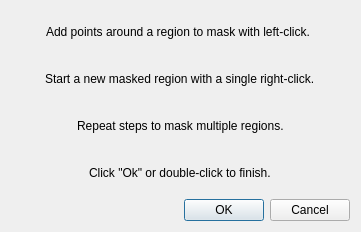
<?xml version="1.0" encoding="UTF-8"?>
<ui version="4.0">
 <class>Dialog</class>
 <widget class="QDialog" name="Dialog">
  <property name="geometry">
   <rect>
    <x>0</x>
    <y>0</y>
    <width>361</width>
    <height>232</height>
   </rect>
  </property>
  <property name="windowTitle">
   <string>Draw Polygonal Mask</string>
  </property>
  <layout class="QVBoxLayout" name="verticalLayout">
   <item alignment="Qt::AlignHCenter">
    <widget class="QLabel" name="label">
     <property name="text">
      <string>Add points around a region to mask with left-click. </string>
     </property>
    </widget>
   </item>
   <item alignment="Qt::AlignHCenter">
    <widget class="QLabel" name="label_2">
     <property name="text">
      <string>Start a new masked region with a single right-click.</string>
     </property>
    </widget>
   </item>
   <item alignment="Qt::AlignHCenter">
    <widget class="QLabel" name="label_4">
     <property name="text">
      <string>Repeat steps to mask multiple regions.</string>
     </property>
    </widget>
   </item>
   <item alignment="Qt::AlignHCenter">
    <widget class="QLabel" name="label_3">
     <property name="text">
      <string>Click &quot;Ok&quot; or double-click to finish.</string>
     </property>
    </widget>
   </item>
   <item>
    <widget class="QDialogButtonBox" name="buttonBox">
     <property name="orientation">
      <enum>Qt::Horizontal</enum>
     </property>
     <property name="standardButtons">
      <set>QDialogButtonBox::Cancel|QDialogButtonBox::Ok</set>
     </property>
    </widget>
   </item>
  </layout>
 </widget>
 <resources/>
 <connections>
  <connection>
   <sender>buttonBox</sender>
   <signal>accepted()</signal>
   <receiver>Dialog</receiver>
   <slot>accept()</slot>
   <hints>
    <hint type="sourcelabel">
     <x>248</x>
     <y>254</y>
    </hint>
    <hint type="destinationlabel">
     <x>157</x>
     <y>274</y>
    </hint>
   </hints>
  </connection>
  <connection>
   <sender>buttonBox</sender>
   <signal>rejected()</signal>
   <receiver>Dialog</receiver>
   <slot>reject()</slot>
   <hints>
    <hint type="sourcelabel">
     <x>316</x>
     <y>260</y>
    </hint>
    <hint type="destinationlabel">
     <x>286</x>
     <y>274</y>
    </hint>
   </hints>
  </connection>
 </connections>
</ui>
